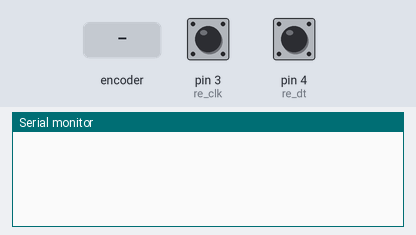
The sketch below on a simulated Arduino Uno, built with avr-gcc and run on an emulated ATmega328P. Shown: the last lines printed to the serial monitor. The inputs (shaded band) are chosen by the test bench; at power-on: pin 3 (re_clk) HIGH, pin 4 (re_dt) HIGH.

Above: at 1.2 s.
1.3 s: rotary encoder on pin 3 (re_clk) / pin 4 (re_dt) turned 1 step (first pin leading)
At 1.8 s:
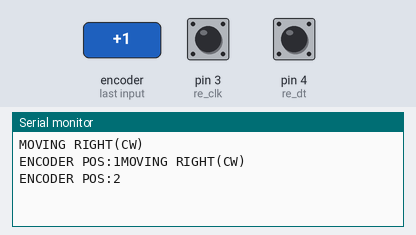
3.0 s: rotary encoder on pin 3 (re_clk) / pin 4 (re_dt) turned 2 steps (second pin leading)
At 3.22 s:
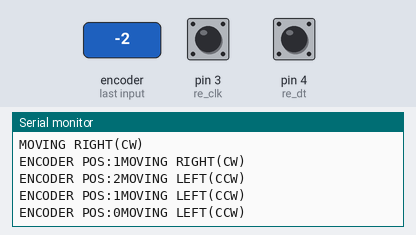

Measured:
- after the input at 1.3 s, the serial monitor: prints a new line at once (image 1)
- after the input at 3.0 s, the serial monitor: prints a new line at once (image 2)

The sketch:

Simplieifed_rotatory_encoder_code.ino
```cpp
const int re_clk = 3;
const int re_dt = 4 ;

volatile int CLK ;
volatile int DT;
volatile int prv_CLK;
volatile int prv_DT;

volatile int re_pos = 0;

void setup(){
  pinMode(re_clk,INPUT);
  pinMode(re_dt,INPUT);

  prv_CLK = digitalRead(re_clk);
  prv_DT = digitalRead(re_dt);
  Serial.begin(9600);
}

void loop(){


  CLK = digitalRead(re_clk);
  DT = digitalRead(re_dt);

  if(CLK != prv_CLK){
    if( DT != CLK){
      re_pos++;
      Serial.println("MOVING RIGHT(CW)");
      Serial.print("ENCODER POS:");
      Serial.print(re_pos);
      prv_CLK = digitalRead(re_clk);
      prv_DT = digitalRead(re_dt);
    }

  if(CLK == DT){
    re_pos--;
    Serial.println("MOVING LEFT(CCW)");
    Serial.print("ENCODER POS:");
    Serial.print(re_pos);
    prv_CLK = digitalRead(re_clk);
    prv_DT = digitalRead(re_dt);

  }


  }


}
```
